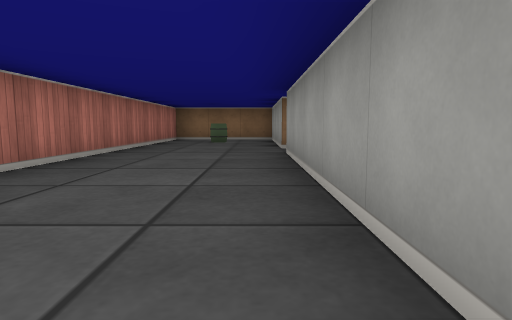
view 1 (above)

24 first-person views from a walk through a cub3D level. The camera is about half as high as the walls, tilts 6° down and sees 75° across. The floor is counted in squares. Each view is taken from the middle of a square. On the plan, view 1 faces up. The plan holds only what a view shows up to about 9 squares ahead; the rest is blank.

view 2
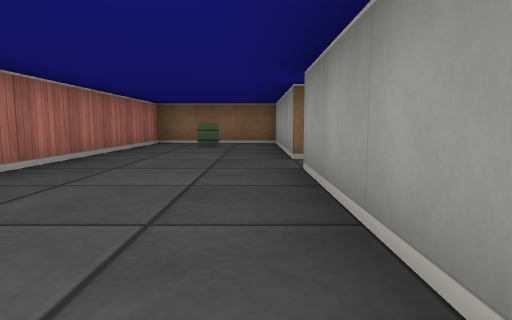

view 3
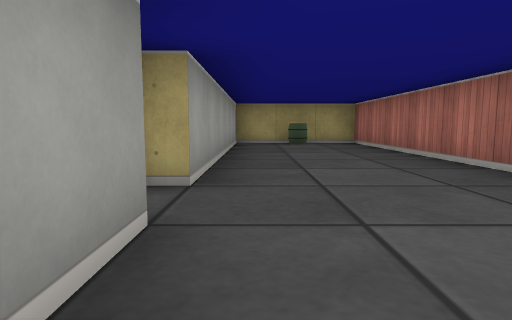

view 4
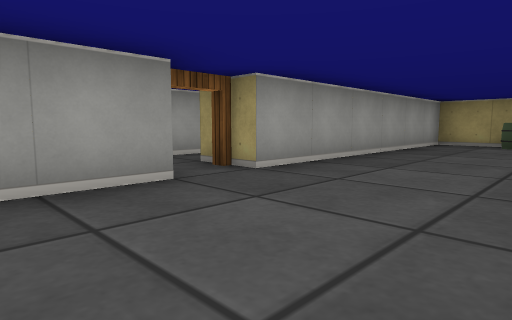

view 5
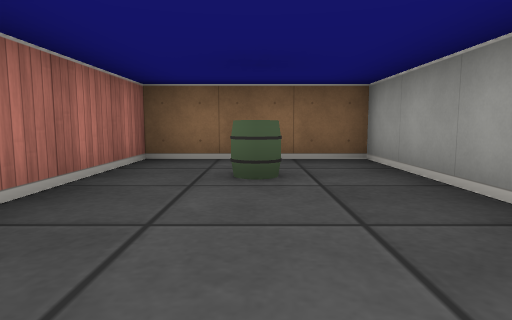

view 6
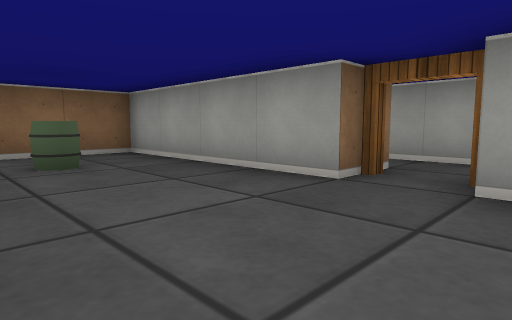

view 7
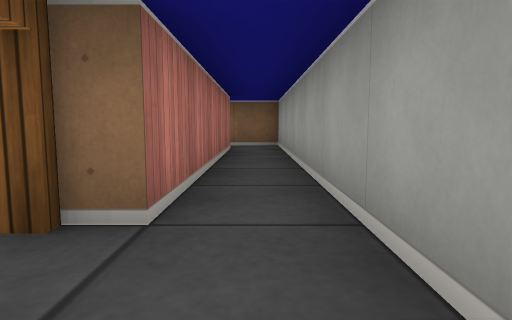

view 8
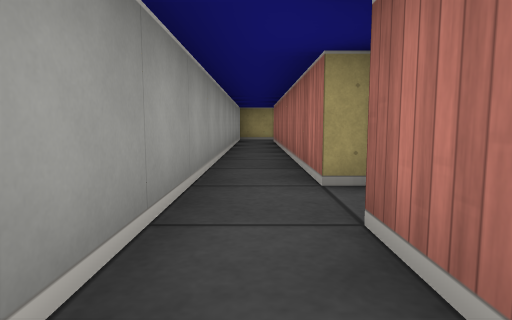

view 9
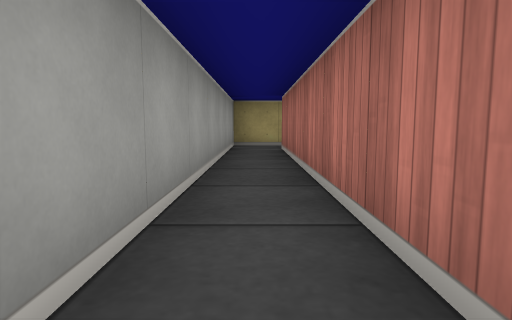

view 10
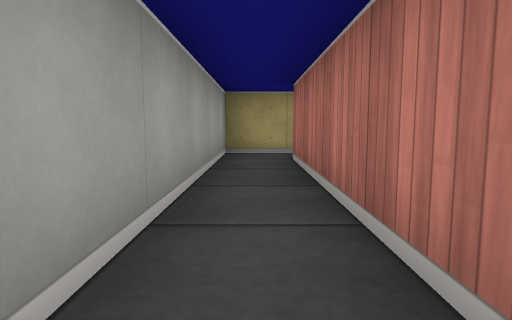

view 11
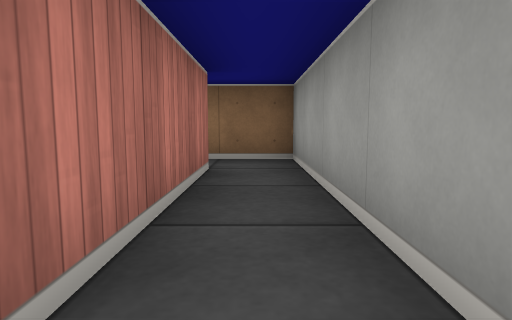

view 12
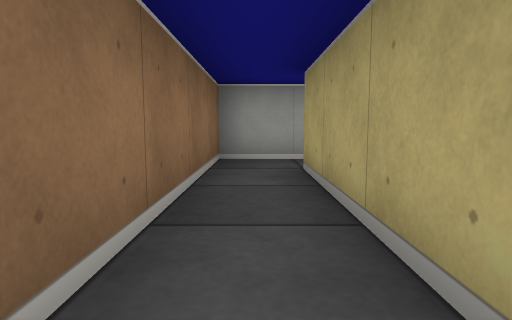

view 13
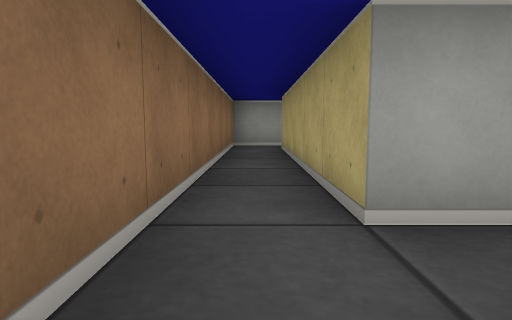

view 14
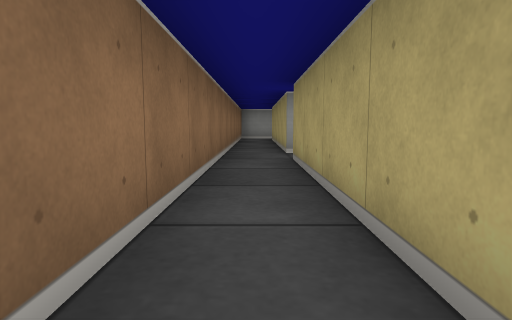

view 15
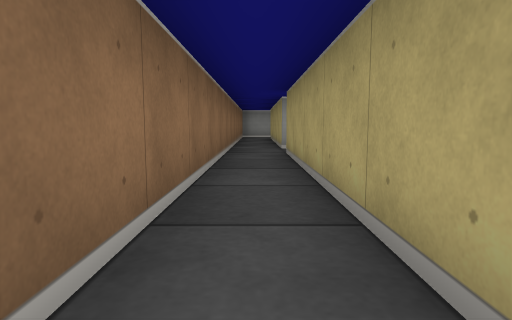

view 16
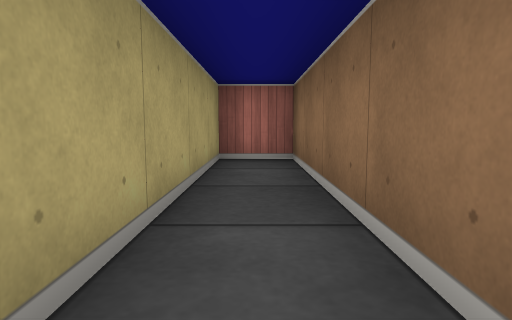

view 17
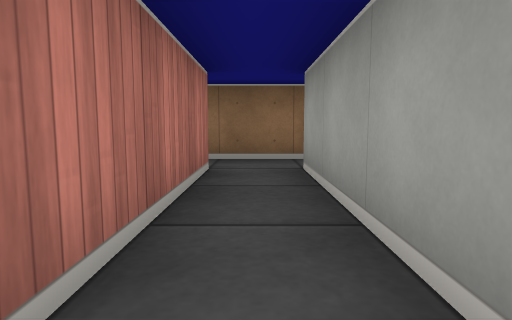

view 18
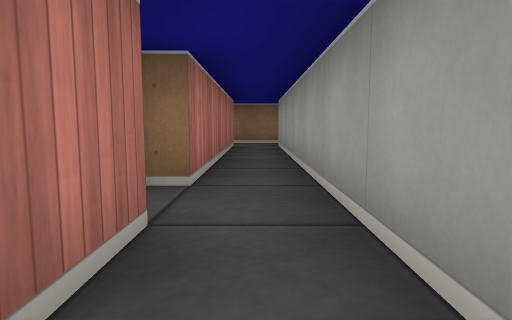

view 19
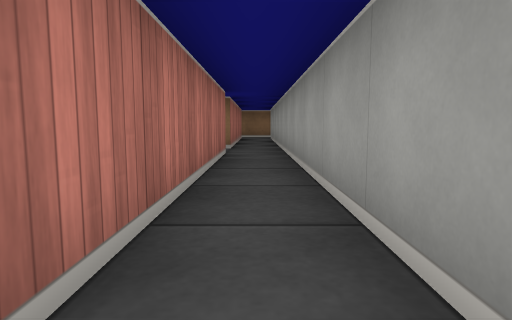

view 20
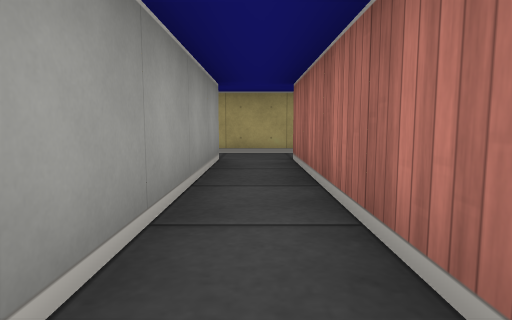

view 21
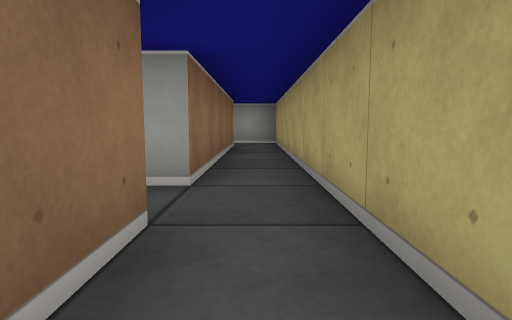

view 22
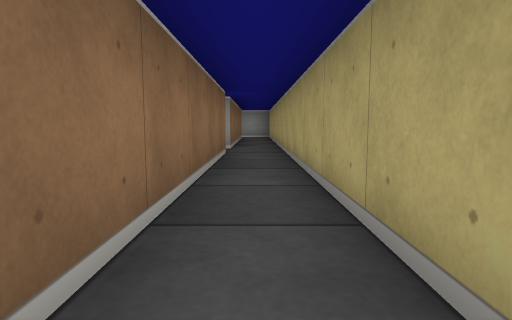

view 23
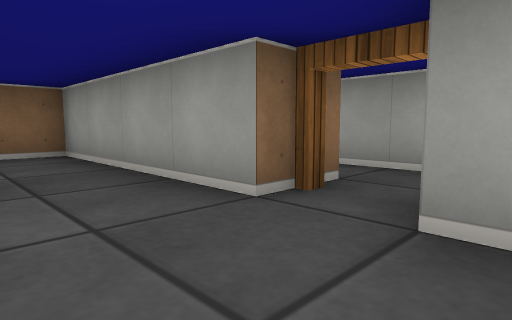

view 24
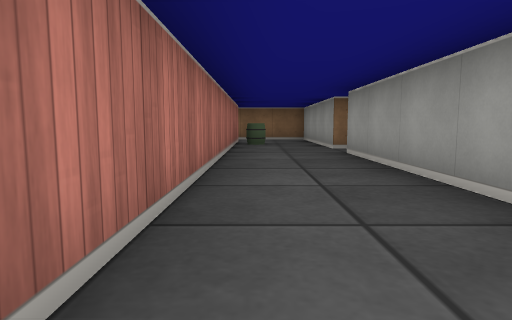

### Floor plan
Points are (right, up) in squares from view 1. A wall is a line through its corners. A room is listed if a view was taken in it or the views show most of it. See-through windows are left out.
Room 1 (views 1, 2, 3, 4, 5, 6)
walls: (0.5, 6.5) (0.5, 10.5) (-2.5, 10.5) (-2.5, -0.5) (0.5, -0.5) (0.5, 5.5)
ways out: open door at (1, 6) to room 2
objects: barrel (-1, 0); barrel (-1, 9)
Room 2 (views 7, 8, 9, 10, 11, 12)
walls: (1.5, 5.5) (1.5, -1.5); (-3.5, 11.5) (1.5, 11.5) (1.5, 6.5); (2.5, -1.5) (2.5, 12.5) (-3.5, 12.5)
ways out: open door at (1, 6) to room 1; opening at (-3, 12) to room 3; opening at (2, -1) to room 6
Room 3 (views 13, 14, 15, 16, 17, 18, 19, 20)
walls: (-4.5, 5.5) (-4.5, -1.5); (-3.5, 12.5) (-10.5, 12.5) (-10.5, 11.5) (-4.5, 11.5) (-4.5, 6.5); (-3.5, -1.5) (-3.5, 11.5)
ways out: opening at (-3, 12) to room 2; opening at (-4, -1) to room 4; open door at (-5, 6) to room 5
Room 4 (views 21, 22)
walls: (-9.5, -2.5) (-3.5, -2.5); (-4.5, -1.5) (-9.5, -1.5)
ways out: opening at (-4, -1) to room 3; opening at (-3, -2) to room 6
Room 5 (views 23, 24)
walls: (-5.5, 6.5) (-5.5, 10.5) (-6.4, 10.5); (-5.5, 1.9) (-5.5, 5.5); (-7.5, 9) (-7.5, 0.5)
ways out: open door at (-5, 6) to room 3
objects: barrel (-7, 8)
Room 6 (no view inside)
walls: (-3.5, -2.5) (2.5, -2.5) (2.5, -1.5); (1.5, -1.5) (-3.5, -1.5)
ways out: opening at (2, -1) to room 2; opening at (-3, -2) to room 4

Where each view was taken, in squares from view 1:
view 1: 0 up, 0 right, facing up
view 2: 2 up, 0 right, facing up
view 3: 8 up, 0 right, facing down
view 4: 8 up, 2 left, facing down-right
view 5: 6 up, 1 left, facing up
view 6: 5 up, 2 left, facing up-right
view 7: 5 up, 2 right, facing up
view 8: 8 up, 2 right, facing down
view 9: 5 up, 2 right, facing down
view 10: 3 up, 2 right, facing down
view 11: 8 up, 2 right, facing up
view 12: 12 up, 2 left, facing right
view 13: 12 up, 5 left, facing right
view 14: 12 up, 9 left, facing right
view 15: 12 up, 10 left, facing right
view 16: 12 up, 6 left, facing left
view 17: 8 up, 4 left, facing up
view 18: 4 up, 4 left, facing up
view 19: 0 up, 4 left, facing up
view 20: 3 up, 4 left, facing down
view 21: 2 down, 6 left, facing right
view 22: 2 down, 10 left, facing right
view 23: 5 up, 7 left, facing up-right
view 24: 0 up, 7 left, facing up
